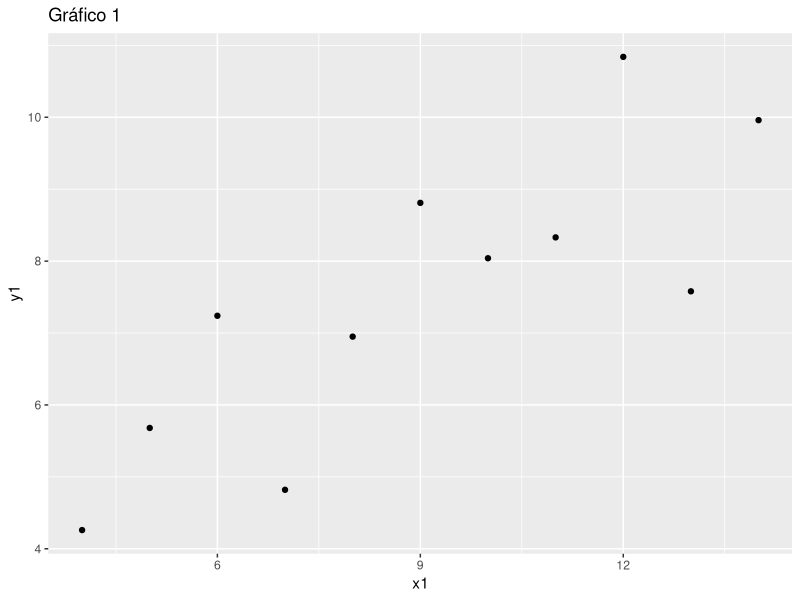
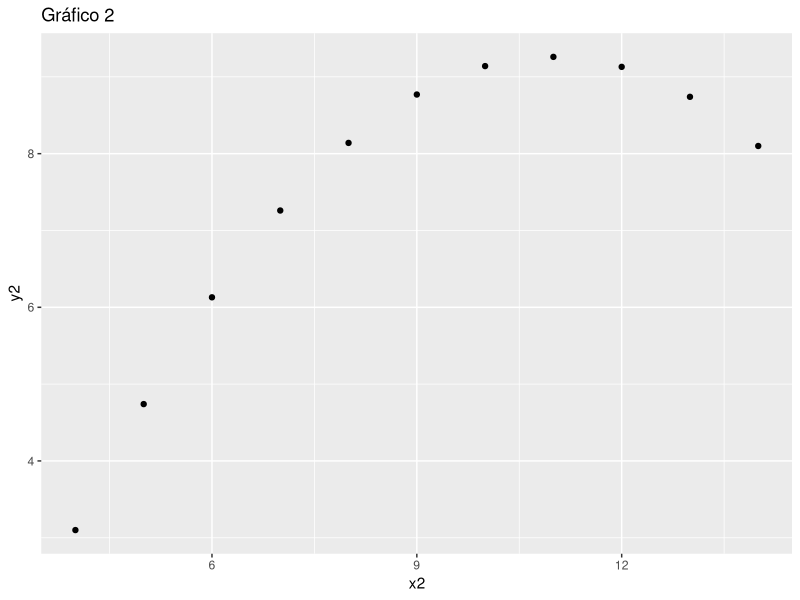
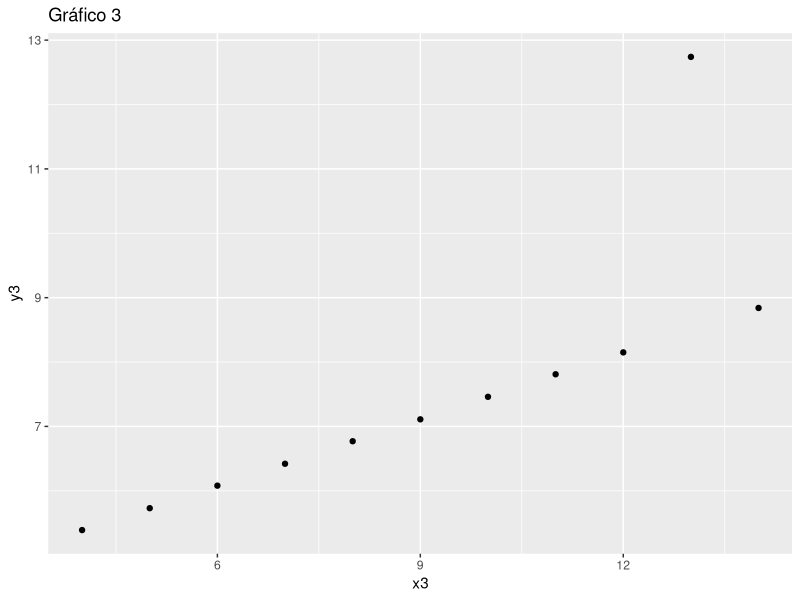
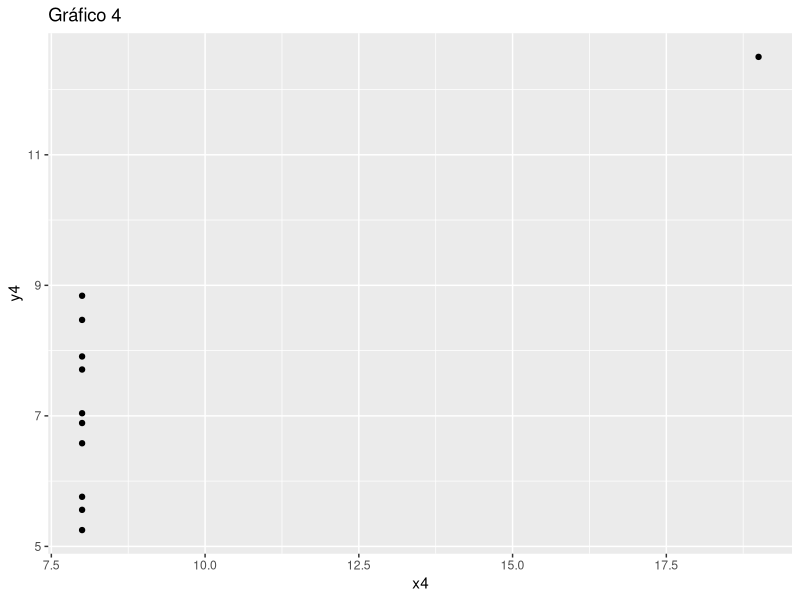
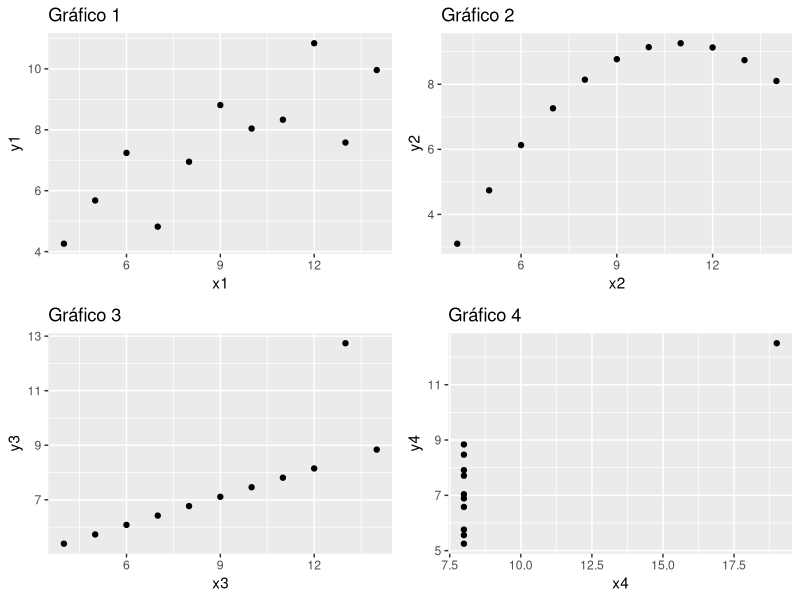
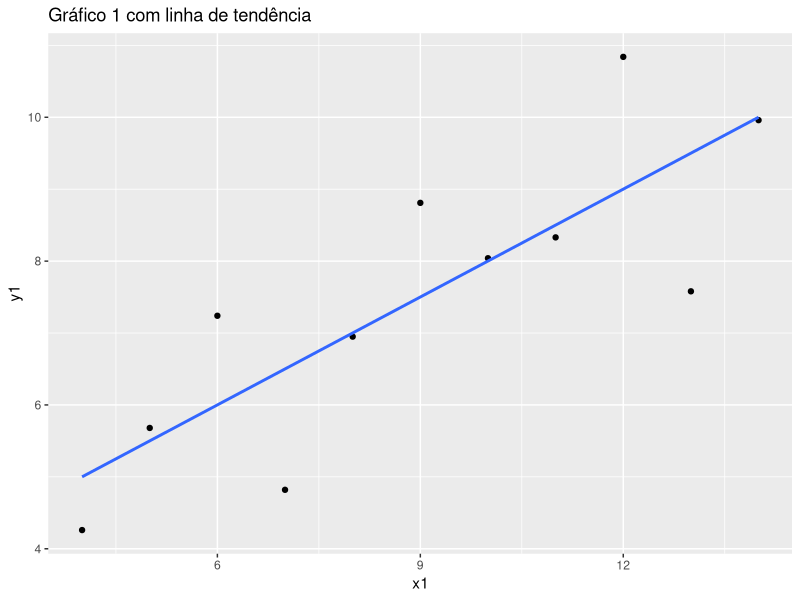
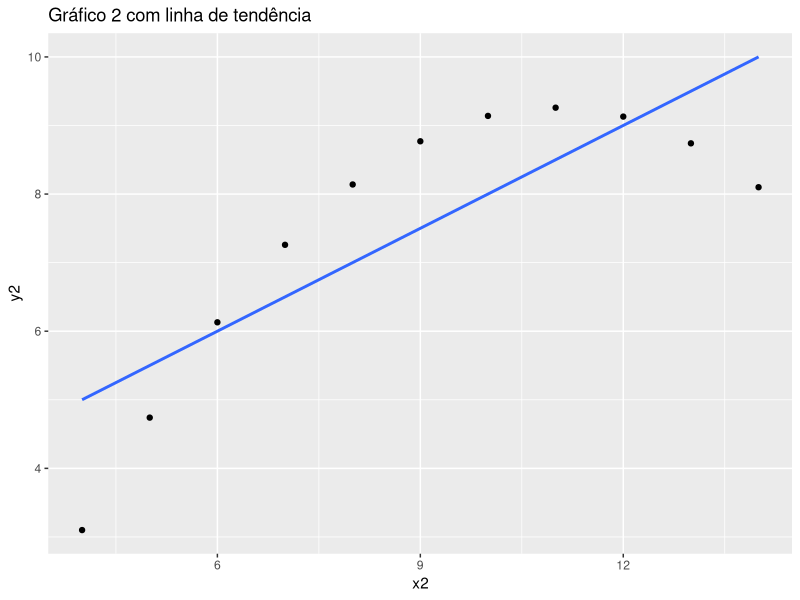
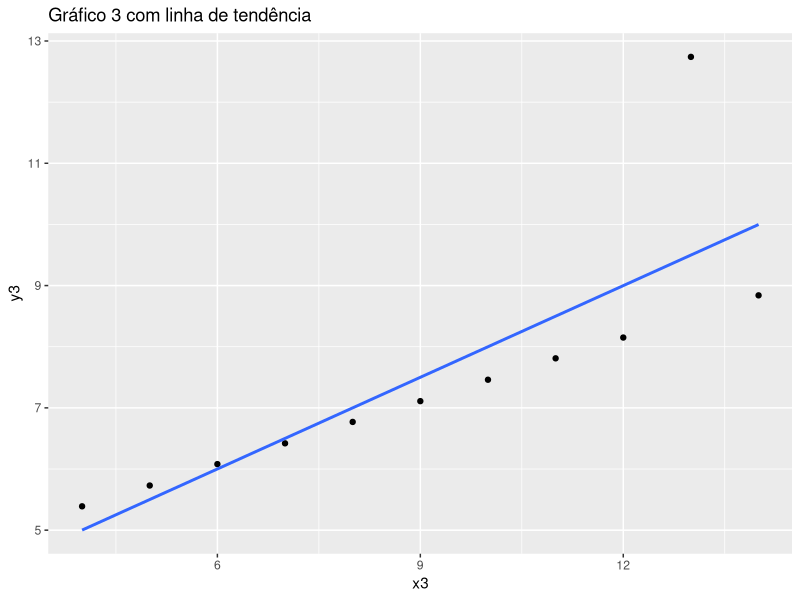

Write R code to recreate these figures, in order.
## ---- chunk 1
library(ggplot2)
## ---- chunk 2
anscombe
## ---- chunk 3
head(anscombe)
## ---- chunk 4
summary(anscombe)
## ---- chunk 5
mean(anscombe$x1)
mean(anscombe$x2)
mean(anscombe$x3)
mean(anscombe$x4)
mean(anscombe$y1)
mean(anscombe$y2)
mean(anscombe$y3)
mean(anscombe$y4)
## ---- chunk 6
median(anscombe$x1)
median(anscombe$x2)
median(anscombe$x3)
median(anscombe$x4)
median(anscombe$y1)
median(anscombe$y2)
median(anscombe$y3)
median(anscombe$y4)

## ---- chunk 7
sd(anscombe$x1)
sd(anscombe$x2)
sd(anscombe$x3)
sd(anscombe$x4)
sd(anscombe$y1)
sd(anscombe$y2)
sd(anscombe$y3)
sd(anscombe$y4)
## ---- chunk 8
ggplot(anscombe, aes(x = x1, y = y1)) +
  geom_point() +
  ggtitle("Gráfico 1")


## ---- chunk 9
ggplot(anscombe, aes(x = x2, y = y2)) +
  geom_point() +
  ggtitle("Gráfico 2")
## ---- chunk 10
ggplot(anscombe, aes(x = x3, y = y3)) +
  geom_point() +
  ggtitle("Gráfico 3")

## ---- chunk 11

ggplot(anscombe, aes(x = x4, y = y4)) +
  geom_point() +
  ggtitle("Gráfico 4")

## ---- chunk 12
library(gridExtra)

# Gráfico 1
p1 <- ggplot(anscombe, aes(x = x1, y = y1)) +
  geom_point() +
  ggtitle("Gráfico 1")

# Gráfico 2
p2 <- ggplot(anscombe, aes(x = x2, y = y2)) +
  geom_point() +
  ggtitle("Gráfico 2")

# Gráfico 3
p3 <- ggplot(anscombe, aes(x = x3, y = y3)) +
  geom_point() +
  ggtitle("Gráfico 3")

# Gráfico 4
p4 <- ggplot(anscombe, aes(x = x4, y = y4)) +
  geom_point() +
  ggtitle("Gráfico 4")

# Organiza os quatro gráficos em uma matriz 2x2
grid.arrange(p1, p2, p3, p4, ncol = 2)

## ---- chunk 13

library(stringi)

ggplot(anscombe, aes(x = x1, y = y1)) +
  geom_point() +
  geom_smooth(method = "lm", se = FALSE) +
  ggtitle(stri_encode("Gráfico 1 com linha de tendência", "UTF-8"))

ggplot(anscombe, aes(x = x2, y = y2)) +
  geom_point() +
  geom_smooth(method = "lm", se = FALSE) +
  ggtitle(stri_encode("Gráfico 2 com linha de tendência", "UTF-8"))

ggplot(anscombe, aes(x = x3, y = y3)) +
  geom_point() +
  geom_smooth(method = "lm", se = FALSE) +
  ggtitle(stri_encode("Gráfico 3 com linha de tendência", "UTF-8"))

ggplot(anscombe, aes(x = x4, y = y4)) +
  geom_point() +
  geom_smooth(method = "lm", se = FALSE) +
  ggtitle(stri_encode("Gráfico 4 com linha de tendência", "UTF-8"))


## ---- chunk 14
a <- p1 + geom_smooth(method = "lm", se = FALSE) + ggtitle(stri_encode("Gráfico 1 com linha de tendência", "UTF-8"))
b <- p2 + geom_smooth(method = "lm", se = FALSE) + ggtitle(stri_encode("Gráfico 2 com linha de tendência", "UTF-8"))
c <- p3 + geom_smooth(method = "lm", se = FALSE) + ggtitle(stri_encode("Gráfico 3 com linha de tendência", "UTF-8"))
d <- p4 + geom_smooth(method = "lm", se = FALSE) + ggtitle(stri_encode("Gráfico 4 com linha de tendência", "UTF-8"))

grid.arrange(a,b,c,d, ncol = 2)

